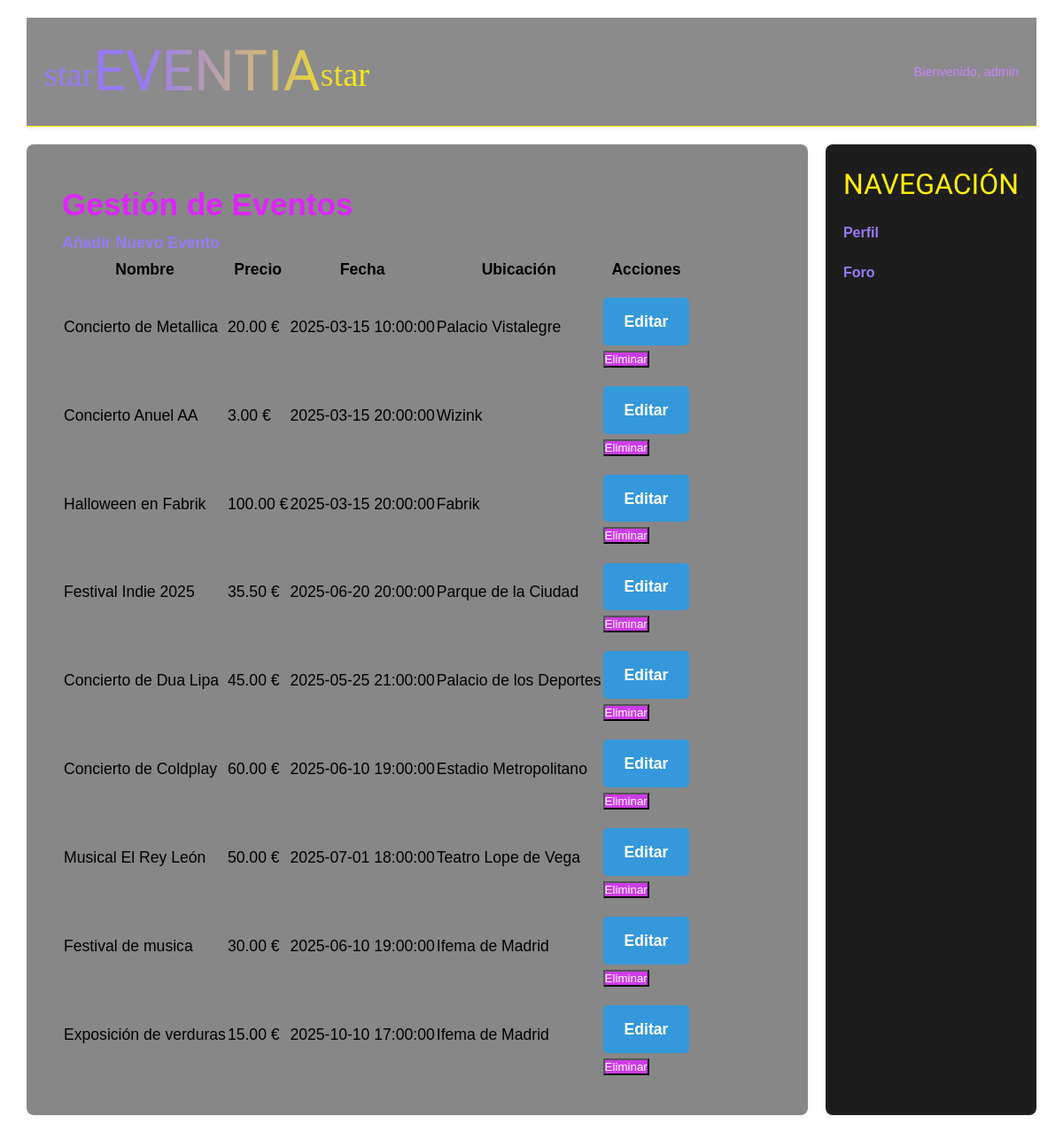
Page /moderar_eventos.php (signed in) on the committed database.
### tables this page shows
CREATE TABLE `eventos` (
  `id` int(11) NOT NULL,
  `nombre` varchar(255) NOT NULL,
  `precio` DECIMAL(6,2) NOT NULL,
  `descripcion` text DEFAULT NULL,
  `fecha_inicio` datetime NOT NULL,
  `ubicacion` varchar(255) DEFAULT NULL,
  `organizador` varchar(100) DEFAULT NULL,
  `imagen` varchar(255) NOT NULL DEFAULT 'img/default.jpg',
  `entradas` int(11) NOT NULL DEFAULT 0
);

### includes/clases/eventos/Evento.php (called while the page is built, shortened)
<?php
class Evento {
    private $id;
    private $nombre;
    private $precio;
    private $fecha_inicio;
    private $ubicacion;
    private function __construct($id, $nombre, $precio, $descripcion, $fecha_inicio, $ubicacion, $organizador, $imagen, $entradas) {
        $this->id = $id;
        $this->nombre = $nombre;
        $this->precio = $precio;
        $this->fecha_inicio = $fecha_inicio;
        $this->ubicacion = $ubicacion;
    }
    public static function getEventos() {
        $conexion = Aplicacion::getInstance()->getConexionBd();
        $query = "SELECT id, nombre, precio, descripcion, fecha_inicio, ubicacion, organizador, imagen, entradas FROM eventos";
        $result = $conexion->query($query);
        $eventos = [];
        if ($result) {
            while ($row = $result->fetch_assoc()) {
                $eventos[] = new Evento(
                    $row['id'],
                    $row['nombre'],
                    $row['precio'],
                    $row['descripcion'],
                    $row['fecha_inicio'],
                    $row['ubicacion'],
                    $row['organizador'],
                    $row['imagen'],
                    $row['entradas']
                );
            }
        }
        return $eventos;
    }
    public function getId() {
        return $this->id;
    }
    public function getNombre() {
        return $this->nombre;
    }
    public function getPrecio() {
        return $this->precio;
    }
    public function getFecha() {
        return $this->fecha_inicio;
    }
    public function getUbicacion() {
        return $this->ubicacion;
    }
}

### includes/clases/Aplicacion.php (called while the page is built, shortened)
<?php
class Aplicacion {
    private static $instancia;
    public static function getInstance()
    {
        if (!self::$instancia instanceof self) {
            self::$instancia = new static();
        }
        return self::$instancia;
    }
    private $bdDatosConexion;
    private $inicializada;
    private $conn;
    private function __construct() {
        $this->inicializada = false;
    }
    public function init($bdDatosConexion, $rutaApp = '/', $dirInstalacion = __DIR__)
    {
        if (!$this->inicializada) {
            $this->bdDatosConexion = $bdDatosConexion;
            $this->conn = null;
            $this->inicializada = true;
        }
    }
    public function getConexionBd()
    {
        if (!$this->conn) {
            $bdHost = $this->bdDatosConexion['host'];
            $bdUser = $this->bdDatosConexion['user'];
            $bdPass = $this->bdDatosConexion['pass'];
            $bd = $this->bdDatosConexion['bd'];
            $conn = new \mysqli($bdHost, $bdUser, $bdPass, $bd);
            $this->conn = $conn;
        }
        return $this->conn;
    }
    public function usuarioLogueado()
    {
        return ($_SESSION['login'] ?? false) === true;
    }
    public function tieneRol($rol) {
        return $this->usuarioLogueado() && ($_SESSION['rol'] === $rol);
    }
}

### includes/config.php (called while the page is built, shortened)
<?php
spl_autoload_register(function ($class) {
    $prefix = 'es\\ucm\\fdi\\aw\\';
    $base_dir = implode(DIRECTORY_SEPARATOR, [__DIR__, 'clases', '']);
    $len = strlen($prefix);
    $relative_class = substr($class, $len);
    $file = $base_dir . str_replace('\\', '/', $relative_class) . '.php';
});

### moderar_eventos.php (the view, shortened to what this page needs)
<?php
require_once __DIR__.'/includes/config.php';
$app = Aplicacion::getInstance();
if ($app->tieneRol(Usuario::ADMIN_ROLE)) {
    $eventos = Evento::getEventos();
    $tablaEventos = '';
    foreach ($eventos as $evento) {
        $eventoId = $evento->getId();
        $tablaEventos .= <<<EOS
        <tr>
            <td>{$evento->getNombre()}</td>
            <td>{$evento->getPrecio()} €</td>
            <td>{$evento->getFecha()}</td>
            <td>{$evento->getUbicacion()}</td>
            <td>
                <a href="editar_evento.php?id={$eventoId}" class="boton-editar">Editar</a>
                <form action="moderar_eventos.php" method="POST">
                    <input type="hidden" name="evento_id" value="{$eventoId}">
                    <button type="submit" name="accion" value="eliminar"
                        class="boton-eliminar"
                        onclick="return confirm('¿Eliminar este evento permanentemente?')">
                        Eliminar
                    </button>
                </form>
            </td>
        </tr>
        EOS;
    }
    $contenidoPrincipal = <<<EOS
    <div class="admin-section">
        <h2>Gestión de Eventos</h2>
        <a href="anyadir_evento.php" class="boton-crear">Añadir Nuevo Evento</a>
        <table class="tabla-moderacion">
            <thead>
                <tr>
                    <th>Nombre</th>
                    <th>Precio</th>
                    <th>Fecha</th>
                    <th>Ubicación</th>
                    <th>Acciones</th>
                </tr>
            </thead>
            <tbody>
                $tablaEventos
            </tbody>
        </table>
    </div>
    EOS;
    }
    require __DIR__.'/includes/vistas/plantillas/plantilla.php';
?>

### css/estilo.css (style rules this page uses)
* { margin: 0; padding: 0; box-sizing: border-box; }
h2 { font-size: 2em; font-weight: bold; color: #7055c8; }
a { color: #977af7; text-decoration: none; font-weight: bold; transition: color 0.3s; }
body { font-family: Verdana, sans-serif; color: black; line-height: 1.6; margin: 0; min-height: 100vh; position: relative; }
body::before { content: ""; position: fixed; top: 0; left: 0; width: 100%; height: 100%; background: url('https://p4.wallpaperbetter.com/wallpaper/89/725/306/pixels-pixel-art-pixelated-cityscape-wallpaper-preview.jpg') no-repeat center center; background-size: cover; z-index: -1; }
h2, h3 { margin-top: 0; }
.boton-editar { display: inline-block; padding: 0.8rem 1.5rem; background-color: #3498db; color: white; border-radius: 5px; text-decoration: none; transition: transform 0.3s ease; margin-top: 1rem; }
button[type="submit"] { background-color: #cd3ce7; color: white; }
h2, h3 { color: #de25ff; margin-top: 0; }

### rows in the picture
eventos: nombre "Concierto de Metallica", precio "20.00", fecha_inicio "2025-03-15 10:00:00", ubicacion "Palacio Vistalegre"
eventos: nombre "Concierto Anuel AA", precio "3.00", fecha_inicio "2025-03-15 20:00:00", ubicacion "Wizink"
eventos: nombre "Halloween en Fabrik", precio "100.00", fecha_inicio "2025-03-15 20:00:00", ubicacion "Fabrik"
eventos: nombre "Festival Indie 2025", precio "35.50", fecha_inicio "2025-06-20 20:00:00", ubicacion "Parque de la Ciudad"
eventos: nombre "Concierto de Dua Lipa", precio "45.00", fecha_inicio "2025-05-25 21:00:00", ubicacion "Palacio de los Deportes"
eventos: nombre "Concierto de Coldplay", precio "60.00", fecha_inicio "2025-06-10 19:00:00", ubicacion "Estadio Metropolitano"
eventos: nombre "Musical El Rey León", precio "50.00", fecha_inicio "2025-07-01 18:00:00", ubicacion "Teatro Lope de Vega"
eventos: nombre "Festival de musica", precio "30.00", fecha_inicio "2025-06-10 19:00:00", ubicacion "Ifema de Madrid"
eventos: nombre "Exposición de verduras", precio "15.00", fecha_inicio "2025-10-10 17:00:00", ubicacion "Ifema de Madrid"

### other values in the picture
mostrarSaludo() "Bienvenido, admin"
